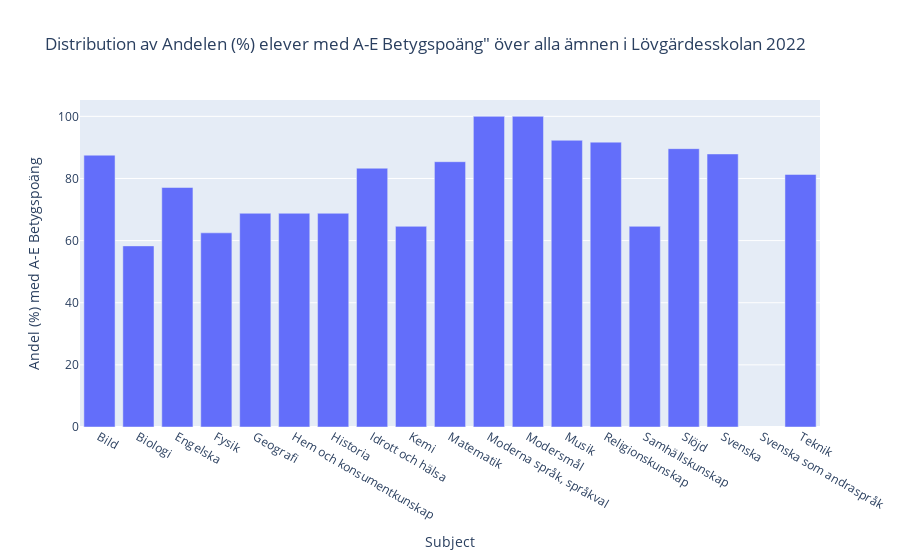

Source (notebook cell):
### Markdown cell above
I grafen ovan kan vi se hur stor andel av alla elever i 9:e klass i Lövgärdesskolan gick ut med godkända betyg mellan 2013-2023.
Som vi kan se finns det ett stort problem över de senaste tio åren då 2019 var det enda året där mer än 50% av alla nionde-klassare gick ut med godkända betyg.
Under åren 2020 och 2021 kan vi se påverkan av Covid-19 pandemin, där eleverna främst hade lektioner hemifrån pga smittorisk. 
Vi ser även att 2017 till 2019 så började en positiv trend som ökade antalet godkända elever med nästan 30%!

### Code cell
import pandas as pd
import plotly.express as px


#file path
__file_2__ = 'df_grades_per_subject_2022.xlsx'


subjects = ['Bild', 'Biologi', 'Engelska', 'Fysik', 'Geografi', 'Hem och konsumentkunskap', 'Historia', 'Idrott och hälsa', 'Kemi',
            'Matematik', 'Moderna språk, elevens val', 'Moderna språk, språkval', 'Modersmål', 'Musik', 'Religionskunskap', 'Samhällskunskap',
            'Slöjd', 'Svenska', 'Svenska som andraspråk', 'Teknik', 'Rapportbeskrivning och def.']  # sheet names
# this is to exclude the final sheet which is not a subject
xls = pd.ExcelFile(__file_2__)
sheet_names = xls.sheet_names[:-1] 

# Initialize the DataFrame to hold all subjects' data
all_subjects_2022_df = pd.DataFrame()

# Iterate over each subject, load the data, and append to the all_subjects_df DataFrame
for subject in subjects:
    df_temp = pd.read_excel(__file_2__, sheet_name=subject, skiprows=10)
    df_temp = df_temp.iloc[24:25]  # Adjust this if necessary
    df_temp['Subject'] = subject  # Add a column to identify the subject
    all_subjects_2022_df = pd.concat([all_subjects_2022_df, df_temp], ignore_index=True)

# Now, plot the data

# and 'Andel (%) med A-E' contains the percentage values
fig = px.bar(all_subjects_2022_df, x='Subject', y='Andel (%) med A-E', 
             title='Distribution av Andelen (%) elever med A-E Betygspoäng" över alla ämnen i Lövgärdesskolan 2022')

fig.update_layout(xaxis_title='Subject', 
                  yaxis_title='Andel (%) med A-E Betygspoäng',
                  bargap=0.2)  # Adjust the gap between bars as needed

fig.show()

### Figure 1 — Plotly figure (JSON) as saved in the notebook; plotly's stock layout.template omitted (floating-point values rounded to 4 significant figures)
{"data": [{"alignmentgroup": "True", "hovertemplate": "Subject=%{x}<br>Andel (%) med A-E=%{y}<extra></extra>", "legendgroup": "", "marker": {"color": "#636efa", "pattern": {"shape": ""}}, "name": "", "offsetgroup": "", "orientation": "v", "showlegend": false, "textposition": "auto", "type": "bar", "x": ["Bild", "Biologi", "Engelska", "Fysik", "Geografi", "Hem och konsumentkunskap", "Historia", "Idrott och hälsa", "Kemi", "Matematik", "Moderna språk, språkval", "Modersmål", "Musik", "Religionskunskap", "Samhällskunskap", "Slöjd", "Svenska", "Svenska som andraspråk", "Teknik"], "xaxis": "x", "y": [87.5, 58.3, 77.1, 62.5, 68.8, 68.8, 68.8, 83.3, 64.6, 85.4, 100, 100, 92.3, 91.7, 64.6, 89.6, 87.9, "..", 81.3], "yaxis": "y"}], "layout": {"bargap": 0.2, "barmode": "relative", "legend": {"tracegroupgap": 0}, "title": {"text": "Distribution av Andelen (%) elever med A-E Betygspoäng\" över alla ämnen i Lövgärdesskolan 2022"}, "xaxis": {"anchor": "y", "domain": [0, 1], "title": {"text": "Subject"}}, "yaxis": {"anchor": "x", "domain": [0, 1], "title": {"text": "Andel (%) med A-E Betygspoäng"}}}}
